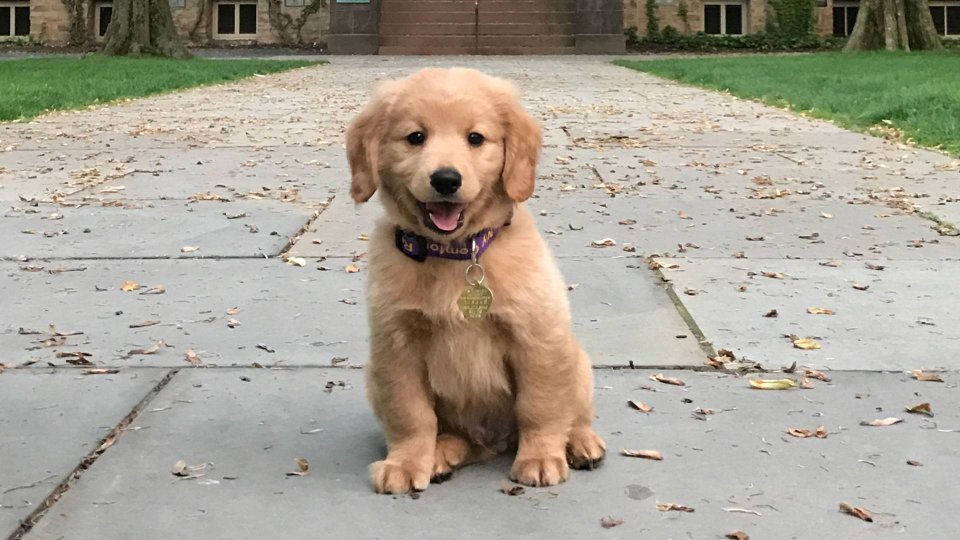
#> input picture dog.jpg, 1920 x 1080 px (shown at 1/2 size)
$ python image_roi.py
#> lines starting #> are read from the running program, lines starting #| are printed output that depends on the picture
import cv2

img = cv2.imread("dog.jpg",cv2.IMREAD_ANYCOLOR)
#> img is the input picture: shape (1080, 1920, 3); mean B, G, R 148.9, 162.3, 168.1

img_roi = img[135:320,150:290]
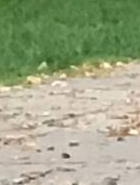
#> img_roi: shape (185, 140, 3); mean B, G, R 135.1, 166.5, 159.3

cv2.imshow("img",img)
cv2.imshow("img_roi",img_roi)
cv2.waitKey(0)
cv2.destroyAllWindows()

$ run again, with fish.jpg copied over dog.jpg
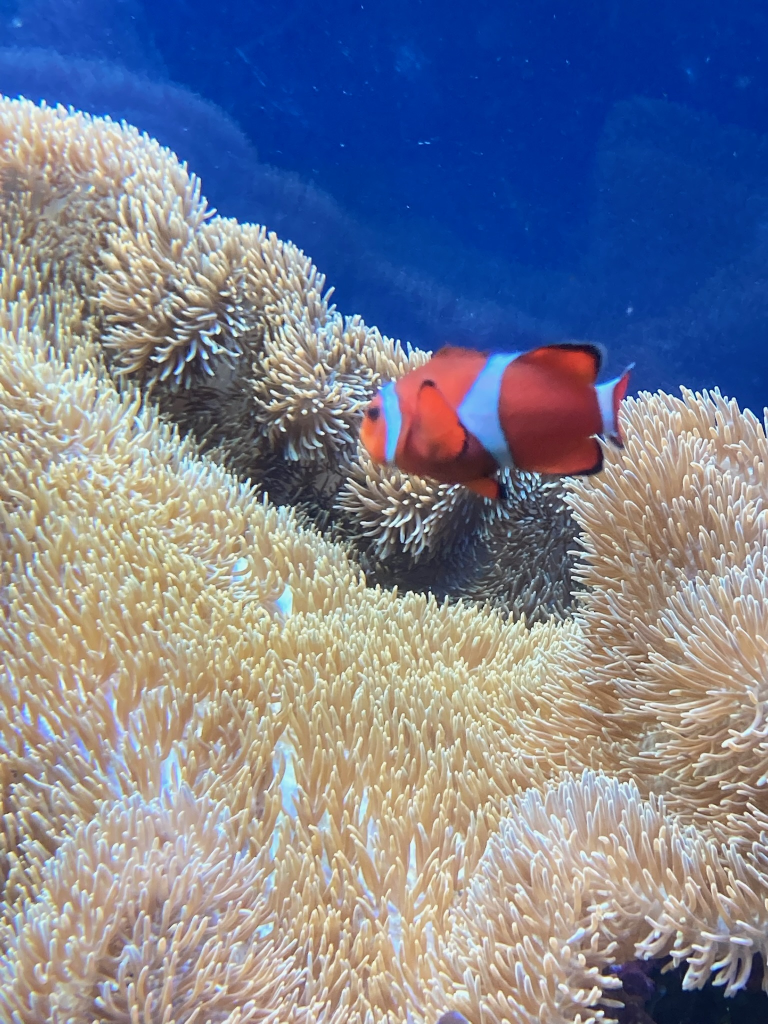
#> input picture fish.jpg, 1536 x 2048 px (shown at 1/2 size)
#> img is the input picture: shape (2048, 1536, 3); mean B, G, R 146.4, 128.5, 123.5
#> `img_roi = img[135:320,150:290]`:
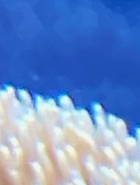
#> img_roi: shape (185, 140, 3); mean B, G, R 200.9, 143, 109.3
